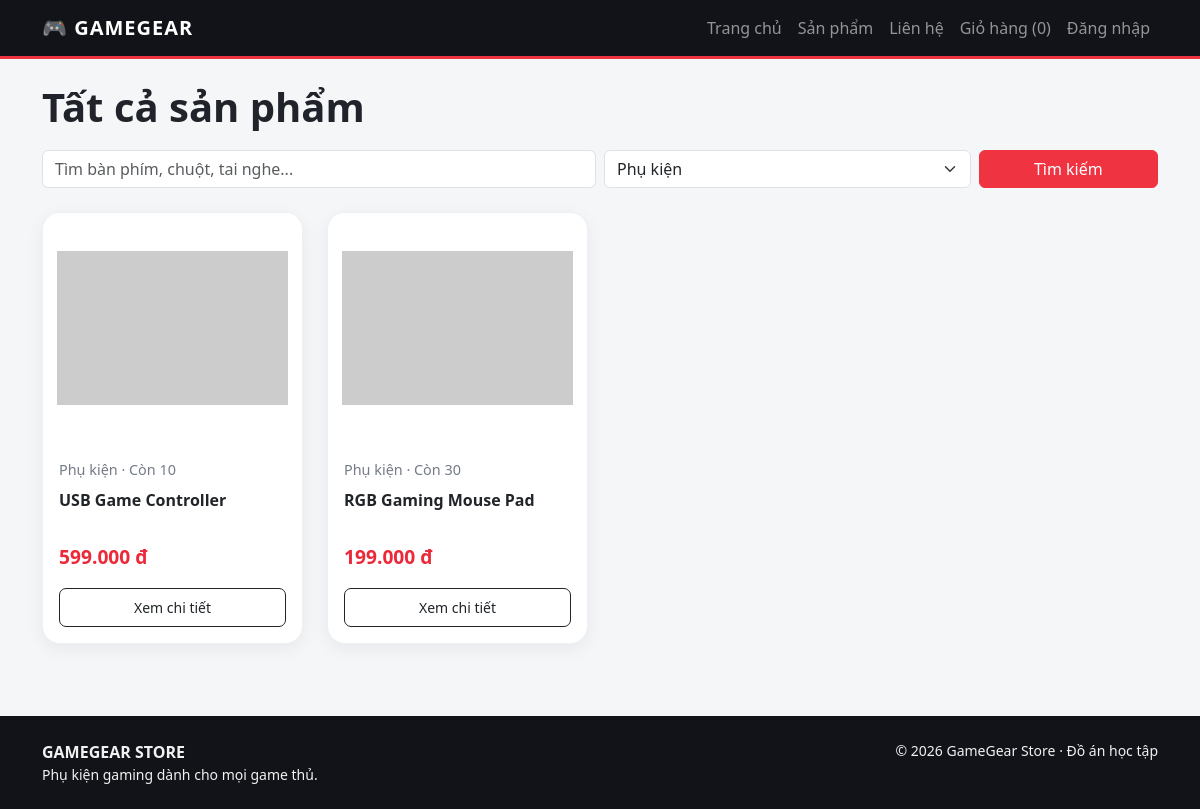
The page /products.php?category=4 on the database its author committed.
### tables this page shows
CREATE TABLE products (
 product_id INT AUTO_INCREMENT PRIMARY KEY,
 category_id INT NULL,
 product_name VARCHAR(180) NOT NULL,
 price DECIMAL(12,2) NOT NULL DEFAULT 0 CHECK(price >= 0),
 quantity INT NOT NULL DEFAULT 0 CHECK(quantity >= 0),
 image VARCHAR(500) NULL,
 description TEXT NULL,
 created_at DATETIME NOT NULL DEFAULT CURRENT_TIMESTAMP,
 CONSTRAINT fk_products_category FOREIGN KEY(category_id) REFERENCES categories(category_id) ON UPDATE CASCADE ON DELETE SET NULL,
 INDEX idx_products_name(product_name), INDEX idx_products_category(category_id)
);

CREATE TABLE categories (
 category_id INT AUTO_INCREMENT PRIMARY KEY,
 category_name VARCHAR(100) NOT NULL UNIQUE,
 description TEXT NULL
);

### config.php (called while the page is built, shortened)
<?php
function e($value) { return htmlspecialchars((string)$value, ENT_QUOTES, 'UTF-8'); }
function money($value) { return number_format((float)$value, 0, ',', '.') . ' đ'; }
?>

### products.php (the view)
<?php require 'config.php'; $pageTitle='Sản phẩm'; $q=trim($_GET['q']??''); $cat=(int)($_GET['category']??0); $categories=$pdo->query('SELECT * FROM categories ORDER BY category_name')->fetchAll(); $sql='SELECT p.*,c.category_name FROM products p LEFT JOIN categories c ON p.category_id=c.category_id WHERE 1=1'; $params=[]; if($q!==''){$sql.=' AND p.product_name LIKE ?';$params[]="%$q%";} if($cat){$sql.=' AND p.category_id=?';$params[]=$cat;} $sql.=' ORDER BY p.product_id DESC'; $st=$pdo->prepare($sql);$st->execute($params);$products=$st->fetchAll(); require 'includes/header.php'; ?>
<h1 class="section-title">Tất cả sản phẩm</h1><form class="row g-2 mb-4" method="get"><div class="col-md-6"><input class="form-control" name="q" value="<?= e($q) ?>" placeholder="Tìm bàn phím, chuột, tai nghe..."></div><div class="col-md-4"><select class="form-select" name="category"><option value="0">Tất cả danh mục</option><?php foreach($categories as $c): ?><option value="<?= $c['category_id'] ?>" <?= $cat===$c['category_id']?'selected':'' ?>><?= e($c['category_name']) ?></option><?php endforeach; ?></select></div><div class="col-md-2 d-grid"><button class="btn btn-red">Tìm kiếm</button></div></form><div class="row g-4"><?php foreach($products as $p): ?><div class="col-6 col-md-4 col-lg-3"><div class="card product-card"><img class="product-img" src="<?= e($p['image'] ?: 'https://placehold.co/600x400?text=GameGear') ?>" alt="<?= e($p['product_name']) ?>"><div class="card-body d-flex flex-column"><div class="small-muted"><?= e($p['category_name']??'Phụ kiện') ?> · Còn <?= (int)$p['quantity'] ?></div><h5 class="fs-6 mt-2"><?= e($p['product_name']) ?></h5><div class="price mt-auto mb-3"><?= money($p['price']) ?></div><a class="btn btn-outline-dark btn-sm" href="product.php?id=<?= (int)$p['product_id'] ?>">Xem chi tiết</a></div></div></div><?php endforeach; ?><?php if(!$products): ?><p>Không tìm thấy sản phẩm phù hợp.</p><?php endif; ?></div><?php require 'includes/footer.php'; ?>

### assets/css/style.css (style rules this page uses)
:root { --gg-red:#ef3340;--gg-dark:#111318;--gg-panel:#1a1d24 }
body { background:#f5f6f8;color:#20232a;font-family:system-ui,-apple-system,Segoe UI,sans-serif }
.btn-red { background:var(--gg-red);border-color:var(--gg-red);color:white }
.product-card { border:0;border-radius:14px;overflow:hidden;box-shadow:0 4px 18px #1218270c;height:100%;transition:transform .18s }
.product-img { height:190px;object-fit:cover;background:#e9ebef }
.price { color:#d52a36;font-size:1.1rem;font-weight:800 }
.section-title { font-weight:800;margin-bottom:1.2rem }
.small-muted { color:#747b87;font-size:.9rem }
.product-card { height: 100%; overflow: hidden; border: 1px solid #edf0f4; border-radius: 18px; background: #fff; box-shadow: 0 5px 18px rgba(20, 25, 35, 0.06); transition: transform 0.25s ease, box-shadow 0.25s ease; }
.product-img { display: block; width: 100%; height: 230px; padding: 14px; box-sizing: border-box; object-fit: contain; object-position: center; background: #fff; }
.product-card .card-body { padding: 16px; }
.product-card .card-body h5 { min-height: 44px; line-height: 1.4; margin-bottom: 10px; font-weight: 600; }
.product-card .price { color: #ed2939; font-size: 1.2rem; font-weight: 750; }
.product-card .btn { margin-top: 0; padding: 8px 12px; border-radius: 7px; transition: all 0.2s ease; }

### rows shown on the page
products: category.category_name "Phụ kiện", quantity "10", product_name "USB Game Controller", price "599.000 đ"
products: category.category_name "Phụ kiện", quantity "30", product_name "RGB Gaming Mouse Pad", price "199.000 đ"

### other values the page prints
array_sum($_SESSION['cart'] ?? []) "0"
form field category "Phụ kiện"
